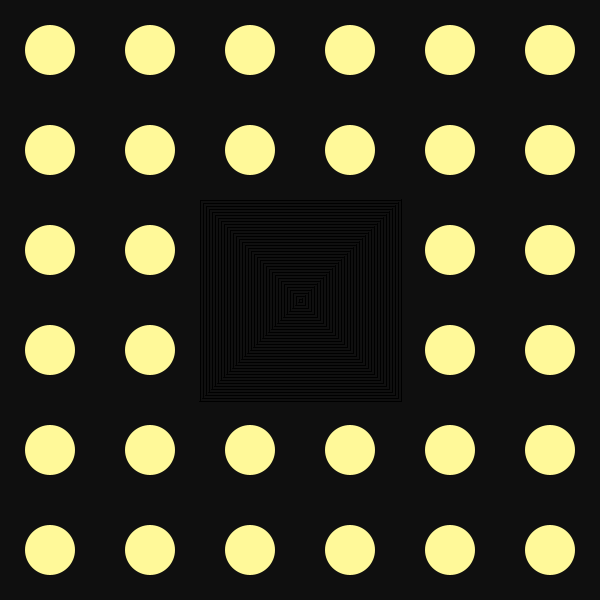
Frame 1 (no input)
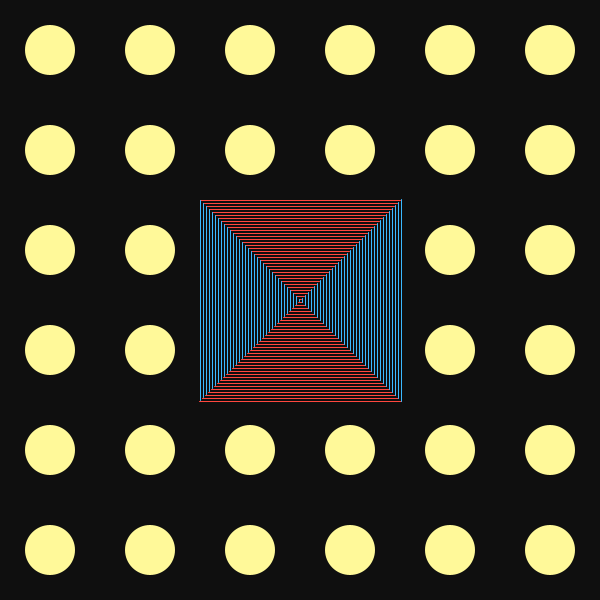
Frame 60 (the mouse pressed at the canvas centre just before this capture)
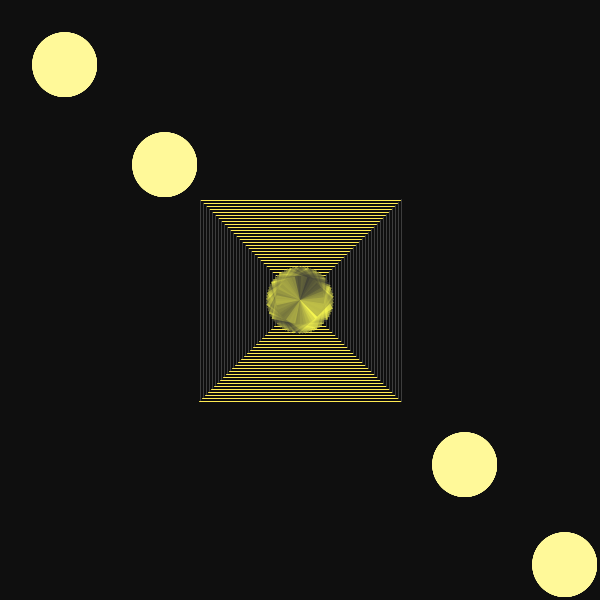
Frame 120 (the mouse held since frame 60 and released just before this capture)

The Processing sketch that drew these frames (run headless with seeded random() and noise(); from frame 60 on, the mouse is pressed at the canvas centre):

// Processing sketch: processing_187168
// ── processing_187168.pde

//global variables
float w = 30;
color c;
color v;
color k = 15;
float n = random(0,100);

//setup blocks create the static part of draw, in this case just the size of composition
void setup(){
   
  //size of composition
  size(600,600);
  
}

//draw block creates dynamic drawing, in this case, everything in comp
void draw(){
  frameRate (30);
  smooth();
  
  //color of background
  background(k);
  
  //transforms the background according to mouse activity
  if (mousePressed && mouseX < height/2) {
    k = #78755f;
    fill(#7d7c78);
    triangle(0,0, 0, width, width, height);}
    else if (mousePressed && mouseX > height/2) {
      k = #e3d252;}
       else {
      k=15;}
   
  //variable that defines the size of the background circles
  int shapeWeight = 50;

  //this function creates a pattern of yellow circles in the background
  //noStroke to have no stroke obviously, than uses two loops to repeat the shape horizontally and vertically
  noStroke();
  for(int i = 0; i<width; i=i+shapeWeight*2) {
    for(int j = 0; j<height; j=j+shapeWeight*2) {
      fill(#fff999);
      if (mousePressed){
      ellipse(i+n, i+n, n, n);
      }else{
      ellipse(i+shapeWeight,j+shapeWeight, shapeWeight, shapeWeight);}
    }
    }
    
  //this rect just creates a "cloak" for the central objects not mix with the background ellipses  
  fill(15);
  rect(200, 200, 200,200);
  
  //red lines, decrease width till half screen, 
  //then increases again
  for(int i = 200; i<403; i= i+3) {
    stroke(c);
    if (i < width/2) {
      line(i,i, 600-i,i);
    } else {
      line (600-i,i, i,i);
    }
  }
  
  //similar loop as the red lines one, this uses vertical change
  //to the blue lines
  for(int i = 200; i<403; i= i+3) {
    stroke(v);
    if (i < height/2) {
      line(i,0+i, i,600-i);
    } else {
      line (i,600-i, i,i);
    }
  }
  
  //changes the color of lines when mouse is pressed
  if (mousePressed) {
    c = #FFEB52; v = #3d3d3d; }
    else {
      c = #FF473E; v = #3BB9FF; }
  
  //calls the custom function to be executed
  mandalinha();
  
}


//custom function to creat the spinning mandala in the center of composition
void mandalinha () {
//  color a = #FF4560;
//  color b = #48A0FF;

  //w variable represents the size of the square used to create the rotation
  //color variables created to fill an array to randomize them later
  w = mouseX*0.08f;
  color a = #Fafa50;
  color b = 50;

  color [] Colors = {a, b};

  //a loop that creates the mandala shape
  noStroke();
  translate(width/2,height/2);
  for (int i = 0; i<600; i+=2){
  
  rotate(10);
  fill(Colors[int(random(0,2))],70);
  rect(0,0, w,w);
  }
 
  
    
}
    
